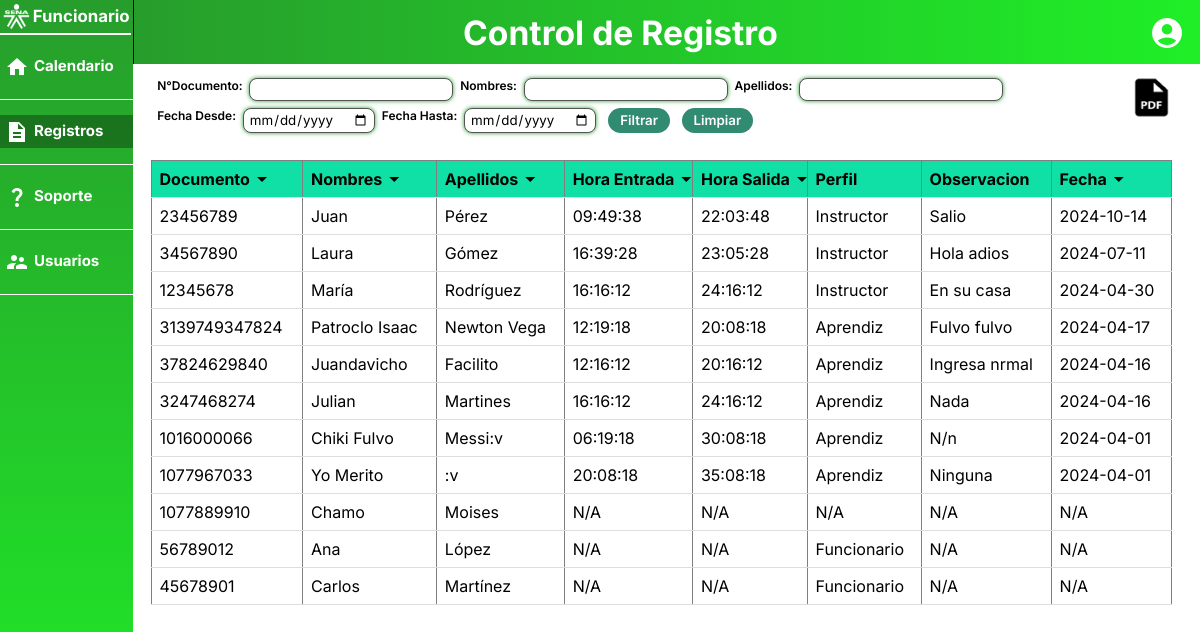
The app's page /views/funcionario/registros.php (signed in), older data.
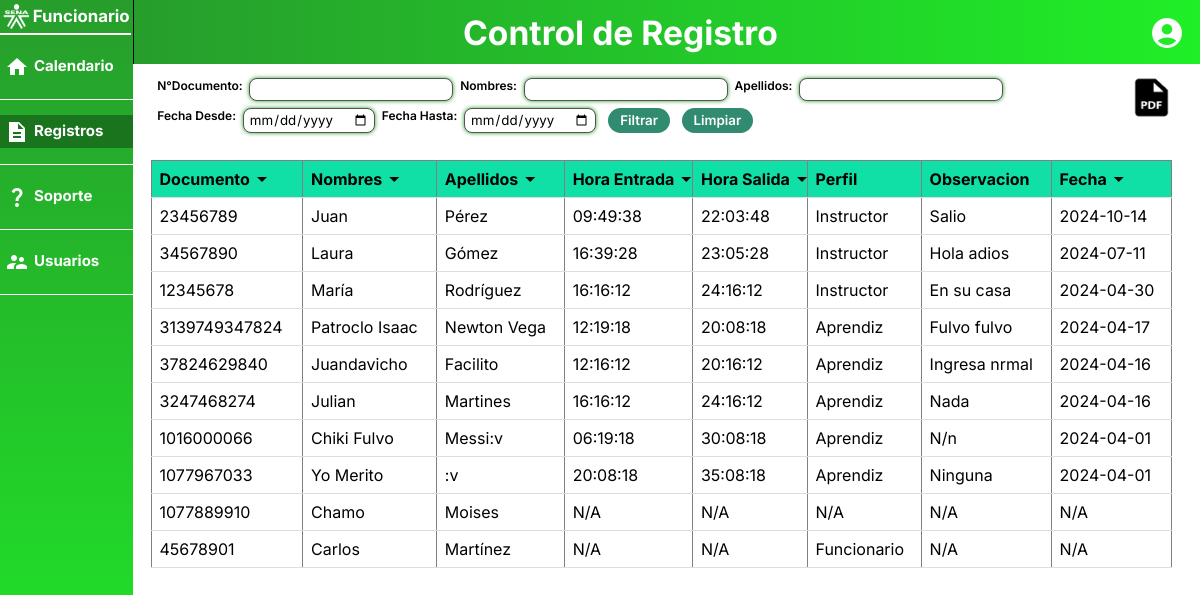
The same page, newer data.
### tables this page shows
CREATE TABLE `usuarios` (
  `id` int(11) NOT NULL,
  `nombres` varchar(50) NOT NULL,
  `apellidos` varchar(50) NOT NULL,
  `tipo_documento` enum('TI','CC','PP') NOT NULL,
  `numero_documento` varchar(20) NOT NULL,
  `telefono` bigint(20) DEFAULT NULL,
  `email` varchar(50) DEFAULT NULL,
  `contrasena` varchar(50) NOT NULL,
  `huella` varbinary(50) DEFAULT NULL,
  `codigo` int(50) DEFAULT NULL,
  `eps` varchar(50) DEFAULT NULL,
  `rh` enum('A+','A-','B+','B-','AB+','AB-','O+','O-') DEFAULT NULL,
  `contacto_emergencia` int(20) DEFAULT NULL,
  `enfermedades` varchar(100) DEFAULT NULL,
  `alergias` varchar(100) DEFAULT NULL
);

### config/ConectorBD.php (called while the page is built, shortened)
<?php
class ConectorBD {
    private $host = "localhost";
    private $port = 3306;
    private $user = "root";
    private $password;
    private $database = "easygenz";
    public function __construct() {
            $this ->conexion = new mysqli(
            $this ->host,
            $this ->user,
            $this ->password,
            $this ->database,
            $this ->port
        );
    }
}

### controllers/usuariosController.php (called while the page is built, shortened)
<?php
require_once __DIR__ . '/../config/ConectorBD.php';
require_once __DIR__ . '/../models/Usuarios.php';
require_once __DIR__ . '/../models/Registros.php';
class UsuarioController {
public function listUsuarios($documento = null, $nombre = null, $apellido = null, $fechaDesde = null, $fechaHasta = null)
{
    $registro = new Registro();
    $usuarios = $registro->getAll($documento, $nombre, $apellido, $fechaDesde, $fechaHasta);
    return $usuarios;
}
}

### models/Registros.php (called while the page is built, shortened)
<?php
require_once(__DIR__ . '/../config/ConectorBD.php');
class Registro
{
    private $conectarse;
    public function __construct()
    {
        $this->conectarse = new ConectorBD();
    }
    public function getAll($documento = null, $nombre = null, $apellido = null, $fechaDesde = null, $fechaHasta = null)
    {
        $sql = "SELECT id, email, telefono, UPPER(rh) as rh, contacto_emergencia, u.numero_documento,
                   CONCAT(UPPER(SUBSTRING(alergias, 1, 1)), LOWER(SUBSTRING(alergias, 2))) AS alergias,
                   CONCAT(UPPER(SUBSTRING(enfermedades, 1, 1)), LOWER(SUBSTRING(enfermedades, 2))) AS enfermedades,
                   CONCAT(UPPER(SUBSTRING(eps, 1, 1)), LOWER(SUBSTRING(eps, 2))) AS eps,
                    CONCAT(
                       UPPER(LEFT(SUBSTRING_INDEX(u.nombres, ' ', 1), 1)),
                       LOWER(SUBSTRING(SUBSTRING_INDEX(u.nombres, ' ', 1), 2)),
                       IF(
                           LOCATE(' ', u.nombres) > 0,
                           CONCAT(' ', UPPER(LEFT(SUBSTRING_INDEX(u.nombres, ' ', -1), 1)), LOWER(SUBSTRING(SUBSTRING_INDEX(u.nombres, ' ', -1), 2))),
                           ''
                       )
                   ) AS nombres,
                   CONCAT(
                       UPPER(LEFT(SUBSTRING_INDEX(u.apellidos, ' ', 1), 1)),
                       LOWER(SUBSTRING(SUBSTRING_INDEX(u.apellidos, ' ', 1), 2)),
                       IF(
                           LOCATE(' ', u.apellidos) > 0,
                           CONCAT(' ', UPPER(LEFT(SUBSTRING_INDEX(u.apellidos, ' ', -1), 1)), LOWER(SUBSTRING(SUBSTRING_INDEX(u.apellidos, ' ', -1), 2))),
                           ''
                       )
                   ) AS apellidos,
                   CONCAT(UPPER(SUBSTRING(IFNULL(cf.observacion, isa.observacion), 1, 1)), LOWER(SUBSTRING(IFNULL(cf.observacion, isa.observacion), 2))) AS observacion,
                   IFNULL(cf.hora_entrada, isa.hora_entrada) as hora_entrada,
                   IFNULL(cf.hora_salida, isa.hora_salida) as hora_salida,
                   IFNULL(cf.fecha, isa.fecha) as fecha
            FROM usuarios u
            LEFT JOIN controlfuncionarios cf ON u.id = cf.id_usuario
            LEFT JOIN ingresosalida_ficha isa ON u.id = isa.id_usuario
            WHERE 1=1";
        $sql .= " ORDER BY IFNULL(cf.fecha, isa.fecha) DESC";
        $stmt = $this->conectarse->conexion->prepare($sql);
        $stmt->execute();
        $resultado = $stmt->get_result();
        return $resultado;
    }
}

### models/Usuarios.php (called while the page is built, shortened)
<?php
require_once(__DIR__ . '/../config/ConectorBD.php');
class Usuarios
{
    private $conectarse;
    public function __construct(){
        $this->conectarse = new ConectorBD();
    }
    public function obtenerPerfilUsuario($id) {
        $conexion = $this->conectarse->conexion;
        $sql= "SELECT CONCAT(UPPER(SUBSTRING(p.perfil, 1, 1)), LOWER(SUBSTRING(p.perfil, 2))) as perfil
            FROM perfil p
            INNER JOIN usuario_perfil up ON p.id = up.id_perfil
            WHERE up.id_usuario = ?";
        $stmt = $conexion->prepare($sql);
        $stmt->bind_param('i', $id);
        $stmt->execute();
        $result = $stmt->get_result();
        return $result->fetch_assoc();
    }
}

### views/funcionario/registros.php (the view, shortened to what this page needs)
<?php
require_once './controllers/usuariosController.php';
?>
<!DOCTYPE html>
<html lang="en">
<head>
  <link rel="stylesheet" href="./css/funcionario/registros.css" />
</head>
<body>
  <nav class="nav">
    <div class="sena">
      <img src="./imagenes/funcionario/logoSena.png" />Funcionario
    </div>
    <div class="menu">
      <a href="?vista=funcionario/inicio">
        <div>
          <span class="material-icons-sharp">home</span>
          <p>Calendario</p>
        </div>
      </a>
    </div>
    <div class="menu">
      <a href="?vista=funcionario/registros">
        <div style="background: rgb(0, 0, 0, 0.32);">
          <span class="material-icons-sharp">description</span>
          <p>Registros</p>
        </div>
    </div>
    <div class="menu">
      <a href="?vista=funcionario/soporte">
        <div>
          <span class="material-icons-sharp">question_mark</span>
          <p>Soporte</p>
        </div>
      </a>
    </div>
    <div class="menu">
      <a href="?vista=funcionario/usuariosData">
        <div>
          <span class="material-icons-sharp">supervisor_account</span>
          <p>Usuarios</p>
        </div>
      </a>
    </div>
  </nav>
  <div class="body">
    <header class="header">
      <div class="title">
        <p>Control de Registro</p>
      </div>
      <div class="perfil">
  <span class="material-icons-sharp" id="perfilIcon">account_circle</span>
</div>
    </header>
    <main class="main">
      <div class="mainLayout">
        <form id="filterForm" method="get" action="">
         <div class="divInput">
          <label for="numero_documento">N°Documento:</label>
          <input type="text" id="numero_documento" class="filter-input" name="numero_documento"
            value="<?= htmlspecialchars($_GET['numero_documento'] ?? '') ?>">
          <label for="nombres">Nombres:</label>
          <input type="text" id="nombres" class="filter-input" name="nombres" value="<?= htmlspecialchars($_GET['nombres'] ?? '') ?>">
          <label for="apellidos">Apellidos:</label>
          <input type="text" id="apellidos" class="filter-input" name="apellidos" value="<?= htmlspecialchars($_GET['apellidos'] ?? '') ?>">
          </div>
          <div class="divInput">
          <label for="fechaDesde">Fecha Desde:</label>
          <input type="date" id="fechaDesde" class="filter-input" name="fechaDesde"
            value="<?= htmlspecialchars($_GET['fechaDesde'] ?? '') ?>">
          <label for="fechaHasta">Fecha Hasta:</label>
          <input type="date" id="fechaHasta" class="filter-input" name="fechaHasta"
            value="<?= htmlspecialchars($_GET['fechaHasta'] ?? '') ?>">
          <button type="submit">Filtrar</button>
          <button type="button" onclick="clearFilters()">Limpiar</button>
          </div>
        </form>
        <button id="downloadPDF" onclick="generatePDF()"><img src="./imagenes/funcionario/pdf.png" alt="pdf" title="Descargar pdf"></button>
      <div class="table-container">
        <table border="1" id="tabla">
          <thead>
            <tr class="sticky">
              <th id="colDocumento">Documento <span class="material-icons-sharp">arrow_drop_down</span></th>
              <th id="colNombre">Nombres <span class="material-icons-sharp">arrow_drop_down</span></th>
              <th id="colApellido">Apellidos <span class="material-icons-sharp">arrow_drop_down</span></th>
              <th id="colHoraEntrada">Hora Entrada <span class="material-icons-sharp">arrow_drop_down</span></th>
              <th id="colHoraSalida">Hora Salida <span class="material-icons-sharp">arrow_drop_down</span></th>
              <th id="colPerfil">Perfil</th>
              <th>Observacion</th>
              <th id="colFecha">Fecha <span class="material-icons-sharp">arrow_drop_down</span></th>
            </tr>
          </thead>
          <tbody>
            <?php
            function mostrarDato($dato)
            {
              return isset($dato) && !empty($dato) ? htmlspecialchars($dato) : 'N/A';
            }
            $usuarios = (new UsuarioController())->listUsuarios($_GET['numero_documento'] ?? null, $_GET['nombres'] ?? null, $_GET['apellidos'] ?? null, $_GET['fechaDesde'] ?? null, $_GET['fechaHasta'] ?? null);
            if ($usuarios->num_rows > 0) {
              while ($usuario = $usuarios->fetch_assoc()) {
                $perfilUsuario = (new Usuarios())->obtenerPerfilUsuario($usuario['id']);
                ?>
                <tr onclick="mostrarModal(<?= $usuario['id'] ?>)" data-user-id="<?= htmlspecialchars($usuario['id']) ?>">
                  <td>
                    <?= mostrarDato($usuario['numero_documento']) ?>
                  </td>
                  <td>
                    <?= mostrarDato($usuario['nombres']) ?>
                  </td>
                  <td>
                    <?= mostrarDato($usuario['apellidos']) ?>
                  </td>
                  <td>
                    <?= mostrarDato($usuario['hora_entrada']) ?>
                  </td>
                  <td>
                    <?= mostrarDato($usuario['hora_salida']) ?>
                  </td>
                  <td>
                    <?= mostrarDato($perfilUsuario['perfil'] ?? null) ?>
                  </td>
                  <td>
                    <?= mostrarDato($usuario['observacion']) ?>
                  </td>
                  <td>
                    <?= mostrarDato($usuario['fecha']) ?>
                  </td>
                </tr>
                <?php
              }
            } else {
              echo "<tr><td colspan='7'>No se encontraron usuarios.</td></tr>";
            }
            ?>
          </tbody>
        </table>
          </div>
    </main>
  </div>
</body>
</html>

### css/funcionario/registros.css (style rules this page uses)
* { margin: 0; padding: 0; font-family: "Inter", sans-serif; }
body { display: flex; margin: 0; overflow: hidden; }
a { text-decoration: none; }
.nav { flex: 1; background: linear-gradient(360deg,#1FEF27,#279D2C ); height: 100vh; display: flex; flex-direction: column; }
.sena { max-width: 100%; display: flex; font-size: clamp(16px, 1.4vw, 24px); font-weight: 700; color: white; align-items: center; border-bottom: 2px solid white; margin-right: 1.5%; }
.menu { height: 8%; border-bottom: 1.5px white solid; display: flex; flex-direction: column; justify-content: center; }
.menu div { color: white; font-size: clamp(11px, 1.25vw, 22px); font-weight: 700; display: flex; padding: 4% 0; }
.main { position: relative; display: flex; flex: 16 1 auto; height: clamp(85vh, 90vh, 92vh); opacity: 0; transform: translateX(-100%); transition: transform 0.8s ease, opacity 0.8s ease; }
.main.show { opacity: 1; transform: translateX(0); }
.mainLayout { height: 100%; margin: 12px; flex: 6; }
.menu span { margin: -1px 5px; }
.sena img { width: 24%; margin: 0.5%; }
.body { flex: 8; display: flex; flex-direction: column; height: 100vh; }
.header { height: 8vh; background: linear-gradient(-90deg,#1FEF27,#279D2C ); display: flex; padding: 0; box-sizing: border-box; border-left: 0.4px solid black; }
.title { flex: 12; color: white; font-size: clamp(30px, 2.8vw, 48px); text-align: center; margin: auto; font-weight: 700; margin-left: 15px; }
.perfil { flex: 1; text-align: right; margin: auto 15px; }
.perfil > span { color: white; font-size: clamp(36px, 3vw, 46px); cursor: pointer; padding-top: 5px; }
.perfil { flex: 1; user-select: none; }
form { margin: 2px 0.5%; display: flex; flex-direction: column; width: 70vw; }
.divInput { display: flex; flex-wrap: nowrap; width: 100%; margin-bottom: 0.8%; }
.divInput label { padding: 0 0.4%; margin: 0 0.4%; font-size: clamp(10px, 1vw, 22px); font-weight: 600; }
.divInput input { padding: 0.3% 0.6%; border-radius: 8px; border: 1px solid rgb(85, 84, 84); box-shadow: 0 0 4px #279D2C; }
.divInput input[type="date"] { cursor: pointer; }
.divInput button { background-color: #308b71; padding: 0.5% 1.4%; margin-left: 12px; border-radius: 15px; color: white; font-weight: 600; border: 0; font-size: (12px 1.2vw, 22px); }
.table-container { max-height: 78%; overflow-y: auto; overflow-x: hidden; margin-top: 20px; }
table { width: 98%; border-collapse: collapse; margin: 0 0.5%; }
th, td { padding: 8px; text-align: left; border-bottom: 1px solid #ddd; }
th { background-color: #10e0a5; position: sticky; color: black; top: 0; z-index: 1; }
th span { cursor: pointer; position: absolute; top: 18%; }
#downloadPDF { background: none; border: none; padding: 0; position: absolute; top: 1.5%; right: 1.9%; }
#downloadPDF img { width: 86%; cursor: pointer; }

Row changes from the older to the newer data that the page shows:
removed usuarios: numero_documento "56789012", nombres "Ana", apellidos "López", hora_entrada "N/A", hora_salida "N/A", perfil "Funcionario", observacion "N/A", fecha "N/A"
